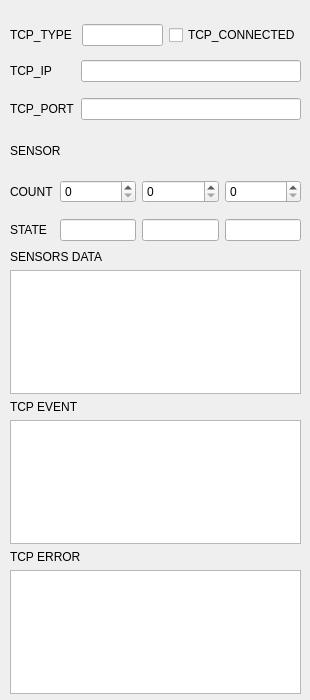
<?xml version="1.0" encoding="UTF-8"?>
<ui version="4.0">
 <class>MainWindow</class>
 <widget class="QMainWindow" name="MainWindow">
  <property name="geometry">
   <rect>
    <x>0</x>
    <y>0</y>
    <width>310</width>
    <height>700</height>
   </rect>
  </property>
  <property name="windowTitle">
   <string>MainWindow</string>
  </property>
  <widget class="QWidget" name="centralwidget">
   <widget class="QWidget" name="gridLayoutWidget">
    <property name="geometry">
     <rect>
      <x>10</x>
      <y>20</y>
      <width>291</width>
      <height>31</height>
     </rect>
    </property>
    <layout class="QGridLayout" name="gridLayout">
     <item row="0" column="2">
      <widget class="QLineEdit" name="tcp_type_edit"/>
     </item>
     <item row="0" column="1">
      <widget class="QLabel" name="label">
       <property name="text">
        <string>TCP_TYPE </string>
       </property>
      </widget>
     </item>
     <item row="0" column="3">
      <widget class="QCheckBox" name="tcp_connected_btn">
       <property name="text">
        <string>TCP_CONNECTED</string>
       </property>
      </widget>
     </item>
    </layout>
   </widget>
   <widget class="QWidget" name="gridLayoutWidget_2">
    <property name="geometry">
     <rect>
      <x>10</x>
      <y>50</y>
      <width>291</width>
      <height>80</height>
     </rect>
    </property>
    <layout class="QGridLayout" name="gridLayout_2">
     <item row="0" column="0">
      <widget class="QLabel" name="label_2">
       <property name="text">
        <string>TCP_IP</string>
       </property>
      </widget>
     </item>
     <item row="1" column="0">
      <widget class="QLabel" name="label_3">
       <property name="text">
        <string>TCP_PORT</string>
       </property>
      </widget>
     </item>
     <item row="0" column="1">
      <widget class="QLineEdit" name="tcp_ip_edit"/>
     </item>
     <item row="1" column="1">
      <widget class="QLineEdit" name="tcp_port_edit"/>
     </item>
    </layout>
   </widget>
   <widget class="QWidget" name="gridLayoutWidget_3">
    <property name="geometry">
     <rect>
      <x>10</x>
      <y>130</y>
      <width>291</width>
      <height>41</height>
     </rect>
    </property>
    <layout class="QGridLayout" name="gridLayout_3">
     <item row="0" column="0">
      <widget class="QLabel" name="label_4">
       <property name="text">
        <string>SENSOR</string>
       </property>
      </widget>
     </item>
    </layout>
   </widget>
   <widget class="QWidget" name="gridLayoutWidget_4">
    <property name="geometry">
     <rect>
      <x>10</x>
      <y>170</y>
      <width>291</width>
      <height>81</height>
     </rect>
    </property>
    <layout class="QGridLayout" name="gridLayout_4">
     <item row="0" column="3">
      <widget class="QSpinBox" name="sensor_box3"/>
     </item>
     <item row="0" column="2">
      <widget class="QSpinBox" name="sensor_box2"/>
     </item>
     <item row="0" column="0">
      <widget class="QLabel" name="sensor_count">
       <property name="text">
        <string>COUNT</string>
       </property>
      </widget>
     </item>
     <item row="0" column="1">
      <widget class="QSpinBox" name="sensor_box1"/>
     </item>
     <item row="1" column="0">
      <widget class="QLabel" name="label_6">
       <property name="text">
        <string>STATE</string>
       </property>
      </widget>
     </item>
     <item row="1" column="1">
      <widget class="QLineEdit" name="sensor_state_edit1"/>
     </item>
     <item row="1" column="2">
      <widget class="QLineEdit" name="sensor_state_edit2"/>
     </item>
     <item row="1" column="3">
      <widget class="QLineEdit" name="sensor_state_edit3"/>
     </item>
    </layout>
   </widget>
   <widget class="QWidget" name="gridLayoutWidget_5">
    <property name="geometry">
     <rect>
      <x>10</x>
      <y>250</y>
      <width>291</width>
      <height>444</height>
     </rect>
    </property>
    <layout class="QGridLayout" name="gridLayout_5">
     <item row="3" column="0">
      <widget class="QTextBrowser" name="tcp_event_log"/>
     </item>
     <item row="5" column="0">
      <widget class="QTextBrowser" name="tcp_error_log"/>
     </item>
     <item row="1" column="0">
      <widget class="QTextBrowser" name="sensors_data_log"/>
     </item>
     <item row="4" column="0">
      <widget class="QLabel" name="label_9">
       <property name="text">
        <string>TCP ERROR</string>
       </property>
      </widget>
     </item>
     <item row="0" column="0">
      <widget class="QLabel" name="label_5">
       <property name="text">
        <string>SENSORS DATA</string>
       </property>
      </widget>
     </item>
     <item row="2" column="0">
      <widget class="QLabel" name="label_8">
       <property name="text">
        <string>TCP EVENT</string>
       </property>
      </widget>
     </item>
    </layout>
   </widget>
  </widget>
 </widget>
 <resources/>
 <connections/>
</ui>
